Frame 1 (no input): blank canvas, image omitted
Frame 60 (no input): blank canvas, image omitted
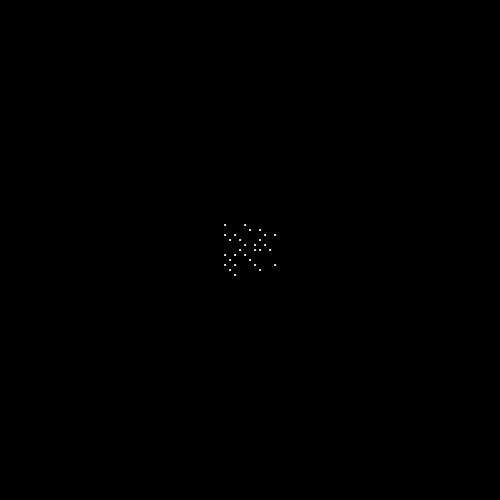
Frame 120 (the mouse pressed at the canvas centre since frame 60)

The p5.js sketch whose frames 1 and 60 were blank and that drew this single picture after the mouse press (run headless with seeded random() and noise() and a simulated clock; from frame 60 on, the mouse is pressed at the canvas centre):

// p5.js sketch
// ── sketch.js
let x, y;
let step = 1;
let stepSize = 5;
let numSteps = 1;
let state = 0;
let turnCounter = 0;
let px, py;
let totalSteps = 0;

function setup() {
  //frameRate(15);
  textSize(stepSize);
  createCanvas(500, 500);
  background(0);
  const cols = width / stepSize;
  const rows = height / stepSize;
  totalSteps = cols * rows;
  x = width / 2;
  y = width / 2;
}

function draw() {
  fill(255);
  stroke(255);
  rectMode(CENTER);
  if(isPrime(step)) circle(x, y, stepSize*0.25);
  //line(x, y, px, py);
  px = x;
  py = y;

  switch (state){
    case 0:
      x += stepSize;
      break;
    case 1:
      y -= stepSize;
      break;
    case 2:
      x -= stepSize;
      break;
    case 3:
      y+= stepSize;
      break;
  }

  if(step % numSteps == 0){
    state = ++state % 4;
    if(++turnCounter % 2 == 0) numSteps++;
  }

  step++;
  if(step > totalSteps) noLoop();
}

function isPrime(value){
  if(value == 2) return true;
  if(value == 1 || value % 2 == 0 || typeof(value) != 'number') return false;
  for (let i = 3; i <= sqrt(value); i+=2){
    if(value % i == 0) return false;
  }
  return true;
}
